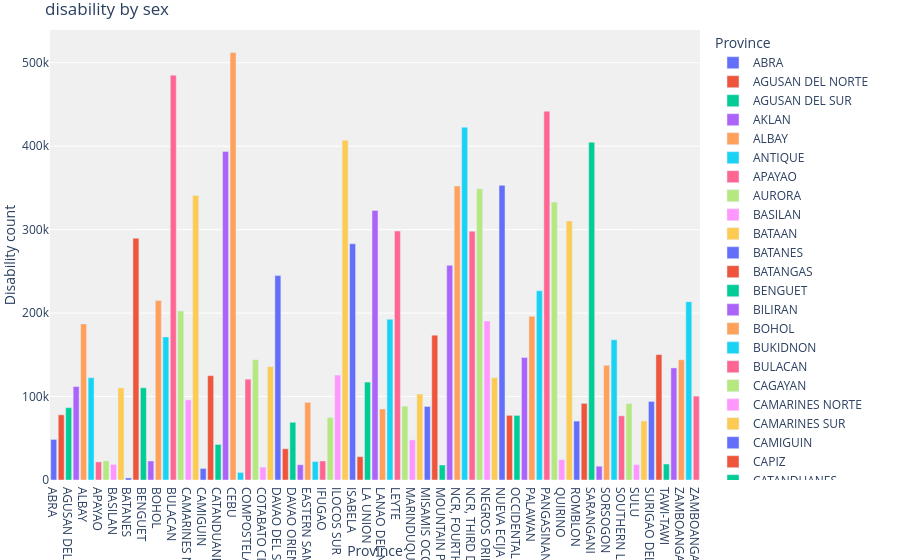

The notebook cell saved with this chart:
### Code cell
fig=px.bar(prov,x="Province",y="Household Population 5 Years Old and Over with Functional Difficulty",
       color="Province",title="disability by sex",
       labels={"Disability":"Disability type",
               "Household Population 5 Years Old and Over with Functional Difficulty":"Disability count"},
               text="Household Population 5 Years Old and Over with Functional Difficulty"
               )
fig.update_traces(texttemplate="%{text:.2s}",textposition="outside")
fig.update_layout(uniformtext_minsize=10, uniformtext_mode="hide")
fig.update_layout(margin=dict(autoexpand=False,l=50,r=200,t=30),autosize=True,showlegend=True,
                   plot_bgcolor="#F0F0F0")

### Figure 1 — Plotly figure (JSON) as saved in the notebook; plotly's stock layout.template omitted (floating-point values rounded to 4 significant figures)
{"data": [{"hovertemplate": "Province=%{x}<br>Disability count=%{text}<extra></extra>", "legendgroup": "ABRA", "marker": {"color": "#636efa", "pattern": {"shape": ""}}, "name": "ABRA", "orientation": "v", "showlegend": true, "text": [48620.0], "textposition": "outside", "texttemplate": "%{text:.2s}", "type": "bar", "x": ["ABRA"], "xaxis": "x", "y": [48619], "yaxis": "y"}, {"hovertemplate": "Province=%{x}<br>Disability count=%{text}<extra></extra>", "legendgroup": "AGUSAN DEL NORTE", "marker": {"color": "#EF553B", "pattern": {"shape": ""}}, "name": "AGUSAN DEL NORTE", "orientation": "v", "showlegend": true, "text": [78090.0], "textposition": "outside", "texttemplate": "%{text:.2s}", "type": "bar", "x": ["AGUSAN DEL NORTE"], "xaxis": "x", "y": [78094], "yaxis": "y"}, {"hovertemplate": "Province=%{x}<br>Disability count=%{text}<extra></extra>", "legendgroup": "AGUSAN DEL SUR", "marker": {"color": "#00cc96", "pattern": {"shape": ""}}, "name": "AGUSAN DEL SUR", "orientation": "v", "showlegend": true, "text": [86640.0], "textposition": "outside", "texttemplate": "%{text:.2s}", "type": "bar", "x": ["AGUSAN DEL SUR"], "xaxis": "x", "y": [86645], "yaxis": "y"}, {"hovertemplate": "Province=%{x}<br>Disability count=%{text}<extra></extra>", "legendgroup": "AKLAN", "marker": {"color": "#ab63fa", "pattern": {"shape": ""}}, "name": "AKLAN", "orientation": "v", "showlegend": true, "text": [112000.0], "textposition": "outside", "texttemplate": "%{text:.2s}", "type": "bar", "x": ["AKLAN"], "xaxis": "x", "y": [112031], "yaxis": "y"}, {"hovertemplate": "Province=%{x}<br>Disability count=%{text}<extra></extra>", "legendgroup": "ALBAY", "marker": {"color": "#FFA15A", "pattern": {"shape": ""}}, "name": "ALBAY", "orientation": "v", "showlegend": true, "text": [187000.0], "textposition": "outside", "texttemplate": "%{text:.2s}", "type": "bar", "x": ["ALBAY"], "xaxis": "x", "y": [186974], "yaxis": "y"}, {"hovertemplate": "Province=%{x}<br>Disability count=%{text}<extra></extra>", "legendgroup": "ANTIQUE", "marker": {"color": "#19d3f3", "pattern": {"shape": ""}}, "name": "ANTIQUE", "orientation": "v", "showlegend": true, "text": [122500.0], "textposition": "outside", "texttemplate": "%{text:.2s}", "type": "bar", "x": ["ANTIQUE"], "xaxis": "x", "y": [122545], "yaxis": "y"}, {"hovertemplate": "Province=%{x}<br>Disability count=%{text}<extra></extra>", "legendgroup": "APAYAO", "marker": {"color": "#FF6692", "pattern": {"shape": ""}}, "name": "APAYAO", "orientation": "v", "showlegend": true, "text": [21680.0], "textposition": "outside", "texttemplate": "%{text:.2s}", "type": "bar", "x": ["APAYAO"], "xaxis": "x", "y": [21679], "yaxis": "y"}, {"hovertemplate": "Province=%{x}<br>Disability count=%{text}<extra></extra>", "legendgroup": "AURORA", "marker": {"color": "#B6E880", "pattern": {"shape": ""}}, "name": "AURORA", "orientation": "v", "showlegend": true, "text": [22960.0], "textposition": "outside", "texttemplate": "%{text:.2s}", "type": "bar", "x": ["AURORA"], "xaxis": "x", "y": [22963], "yaxis": "y"}, {"hovertemplate": "Province=%{x}<br>Disability count=%{text}<extra></extra>", "legendgroup": "BASILAN", "marker": {"color": "#FF97FF", "pattern": {"shape": ""}}, "name": "BASILAN", "orientation": "v", "showlegend": true, "text": [18660.0], "textposition": "outside", "texttemplate": "%{text:.2s}", "type": "bar", "x": ["BASILAN"], "xaxis": "x", "y": [18661], "yaxis": "y"}, {"hovertemplate": "Province=%{x}<br>Disability count=%{text}<extra></extra>", "legendgroup": "BATAAN", "marker": {"color": "#FECB52", "pattern": {"shape": ""}}, "name": "BATAAN", "orientation": "v", "showlegend": true, "text": [110400.0], "textposition": "outside", "texttemplate": "%{text:.2s}", "type": "bar", "x": ["BATAAN"], "xaxis": "x", "y": [110372], "yaxis": "y"}, {"hovertemplate": "Province=%{x}<br>Disability count=%{text}<extra></extra>", "legendgroup": "BATANES", "marker": {"color": "#636efa", "pattern": {"shape": ""}}, "name": "BATANES", "orientation": "v", "showlegend": true, "text": [2495.0], "textposition": "outside", "texttemplate": "%{text:.2s}", "type": "bar", "x": ["BATANES"], "xaxis": "x", "y": [2495], "yaxis": "y"}, {"hovertemplate": "Province=%{x}<br>Disability count=%{text}<extra></extra>", "legendgroup": "BATANGAS", "marker": {"color": "#EF553B", "pattern": {"shape": ""}}, "name": "BATANGAS", "orientation": "v", "showlegend": true, "text": [289800.0], "textposition": "outside", "texttemplate": "%{text:.2s}", "type": "bar", "x": ["BATANGAS"], "xaxis": "x", "y": [289787], "yaxis": "y"}, {"hovertemplate": "Province=%{x}<br>Disability count=%{text}<extra></extra>", "legendgroup": "BENGUET", "marker": {"color": "#00cc96", "pattern": {"shape": ""}}, "name": "BENGUET", "orientation": "v", "showlegend": true, "text": [110500.0], "textposition": "outside", "texttemplate": "%{text:.2s}", "type": "bar", "x": ["BENGUET"], "xaxis": "x", "y": [110545], "yaxis": "y"}, {"hovertemplate": "Province=%{x}<br>Disability count=%{text}<extra></extra>", "legendgroup": "BILIRAN", "marker": {"color": "#ab63fa", "pattern": {"shape": ""}}, "name": "BILIRAN", "orientation": "v", "showlegend": true, "text": [22800.0], "textposition": "outside", "texttemplate": "%{text:.2s}", "type": "bar", "x": ["BILIRAN"], "xaxis": "x", "y": [22805], "yaxis": "y"}, {"hovertemplate": "Province=%{x}<br>Disability count=%{text}<extra></extra>", "legendgroup": "BOHOL", "marker": {"color": "#FFA15A", "pattern": {"shape": ""}}, "name": "BOHOL", "orientation": "v", "showlegend": true, "text": [215100.0], "textposition": "outside", "texttemplate": "%{text:.2s}", "type": "bar", "x": ["BOHOL"], "xaxis": "x", "y": [215104], "yaxis": "y"}, {"hovertemplate": "Province=%{x}<br>Disability count=%{text}<extra></extra>", "legendgroup": "BUKIDNON", "marker": {"color": "#19d3f3", "pattern": {"shape": ""}}, "name": "BUKIDNON", "orientation": "v", "showlegend": true, "text": [171500.0], "textposition": "outside", "texttemplate": "%{text:.2s}", "type": "bar", "x": ["BUKIDNON"], "xaxis": "x", "y": [171480], "yaxis": "y"}, {"hovertemplate": "Province=%{x}<br>Disability count=%{text}<extra></extra>", "legendgroup": "BULACAN", "marker": {"color": "#FF6692", "pattern": {"shape": ""}}, "name": "BULACAN", "orientation": "v", "showlegend": true, "text": [485000.0], "textposition": "outside", "texttemplate": "%{text:.2s}", "type": "bar", "x": ["BULACAN"], "xaxis": "x", "y": [484980], "yaxis": "y"}, {"hovertemplate": "Province=%{x}<br>Disability count=%{text}<extra></extra>", "legendgroup": "CAGAYAN", "marker": {"color": "#B6E880", "pattern": {"shape": ""}}, "name": "CAGAYAN", "orientation": "v", "showlegend": true, "text": [202600.0], "textposition": "outside", "texttemplate": "%{text:.2s}", "type": "bar", "x": ["CAGAYAN"], "xaxis": "x", "y": [202588], "yaxis": "y"}, {"hovertemplate": "Province=%{x}<br>Disability count=%{text}<extra></extra>", "legendgroup": "CAMARINES NORTE", "marker": {"color": "#FF97FF", "pattern": {"shape": ""}}, "name": "CAMARINES NORTE", "orientation": "v", "showlegend": true, "text": [96050.0], "textposition": "outside", "texttemplate": "%{text:.2s}", "type": "bar", "x": ["CAMARINES NORTE"], "xaxis": "x", "y": [96048], "yaxis": "y"}, {"hovertemplate": "Province=%{x}<br>Disability count=%{text}<extra></extra>", "legendgroup": "CAMARINES SUR", "marker": {"color": "#FECB52", "pattern": {"shape": ""}}, "name": "CAMARINES SUR", "orientation": "v", "showlegend": true, "text": [340900.0], "textposition": "outside", "texttemplate": "%{text:.2s}", "type": "bar", "x": ["CAMARINES SUR"], "xaxis": "x", "y": [340857], "yaxis": "y"}, {"hovertemplate": "Province=%{x}<br>Disability count=%{text}<extra></extra>", "legendgroup": "CAMIGUIN", "marker": {"color": "#636efa", "pattern": {"shape": ""}}, "name": "CAMIGUIN", "orientation": "v", "showlegend": true, "text": [13820.0], "textposition": "outside", "texttemplate": "%{text:.2s}", "type": "bar", "x": ["CAMIGUIN"], "xaxis": "x", "y": [13825], "yaxis": "y"}, {"hovertemplate": "Province=%{x}<br>Disability count=%{text}<extra></extra>", "legendgroup": "CAPIZ", "marker": {"color": "#EF553B", "pattern": {"shape": ""}}, "name": "CAPIZ", "orientation": "v", "showlegend": true, "text": [125000.0], "textposition": "outside", "texttemplate": "%{text:.2s}", "type": "bar", "x": ["CAPIZ"], "xaxis": "x", "y": [125039], "yaxis": "y"}, {"hovertemplate": "Province=%{x}<br>Disability count=%{text}<extra></extra>", "legendgroup": "CATANDUANES", "marker": {"color": "#00cc96", "pattern": {"shape": ""}}, "name": "CATANDUANES", "orientation": "v", "showlegend": true, "text": [42600.0], "textposition": "outside", "texttemplate": "%{text:.2s}", "type": "bar", "x": ["CATANDUANES"], "xaxis": "x", "y": [42599], "yaxis": "y"}, {"hovertemplate": "Province=%{x}<br>Disability count=%{text}<extra></extra>", "legendgroup": "CAVITE", "marker": {"color": "#ab63fa", "pattern": {"shape": ""}}, "name": "CAVITE", "orientation": "v", "showlegend": true, "text": [393500.0], "textposition": "outside", "texttemplate": "%{text:.2s}", "type": "bar", "x": ["CAVITE"], "xaxis": "x", "y": [393537], "yaxis": "y"}, {"hovertemplate": "Province=%{x}<br>Disability count=%{text}<extra></extra>", "legendgroup": "CEBU", "marker": {"color": "#FFA15A", "pattern": {"shape": ""}}, "name": "CEBU", "orientation": "v", "showlegend": true, "text": [512300.0], "textposition": "outside", "texttemplate": "%{text:.2s}", "type": "bar", "x": ["CEBU"], "xaxis": "x", "y": [512276], "yaxis": "y"}, {"hovertemplate": "Province=%{x}<br>Disability count=%{text}<extra></extra>", "legendgroup": "CITY OF ISABELA (NOT A PROVINCE)", "marker": {"color": "#19d3f3", "pattern": {"shape": ""}}, "name": "CITY OF ISABELA (NOT A PROVINCE)", "orientation": "v", "showlegend": true, "text": [9020.0], "textposition": "outside", "texttemplate": "%{text:.2s}", "type": "bar", "x": ["CITY OF ISABELA (NOT A PROVINCE)"], "xaxis": "x", "y": [9020], "yaxis": "y"}, {"hovertemplate": "Province=%{x}<br>Disability count=%{text}<extra></extra>", "legendgroup": "COMPOSTELA VALLEY", "marker": {"color": "#FF6692", "pattern": {"shape": ""}}, "name": "COMPOSTELA VALLEY", "orientation": "v", "showlegend": true, "text": [120900.0], "textposition": "outside", "texttemplate": "%{text:.2s}", "type": "bar", "x": ["COMPOSTELA VALLEY"], "xaxis": "x", "y": [120854], "yaxis": "y"}, {"hovertemplate": "Province=%{x}<br>Disability count=%{text}<extra></extra>", "legendgroup": "COTABATO (NORTH COTABATO)", "marker": {"color": "#B6E880", "pattern": {"shape": ""}}, "name": "COTABATO (NORTH COTABATO)", "orientation": "v", "showlegend": true, "text": [144200.0], "textposition": "outside", "texttemplate": "%{text:.2s}", "type": "bar", "x": ["COTABATO (NORTH COTABATO)"], "xaxis": "x", "y": [144212], "yaxis": "y"}, {"hovertemplate": "Province=%{x}<br>Disability count=%{text}<extra></extra>", "legendgroup": "COTABATO CITY (NOT A PROVINCE)", "marker": {"color": "#FF97FF", "pattern": {"shape": ""}}, "name": "COTABATO CITY (NOT A PROVINCE)", "orientation": "v", "showlegend": true, "text": [15450.0], "textposition": "outside", "texttemplate": "%{text:.2s}", "type": "bar", "x": ["COTABATO CITY (NOT A PROVINCE)"], "xaxis": "x", "y": [15452], "yaxis": "y"}, {"hovertemplate": "Province=%{x}<br>Disability count=%{text}<extra></extra>", "legendgroup": "DAVAO DEL NORTE", "marker": {"color": "#FECB52", "pattern": {"shape": ""}}, "name": "DAVAO DEL NORTE", "orientation": "v", "showlegend": true, "text": [135800.0], "textposition": "outside", "texttemplate": "%{text:.2s}", "type": "bar", "x": ["DAVAO DEL NORTE"], "xaxis": "x", "y": [135843], "yaxis": "y"}, {"hovertemplate": "Province=%{x}<br>Disability count=%{text}<extra></extra>", "legendgroup": "DAVAO DEL SUR", "marker": {"color": "#636efa", "pattern": {"shape": ""}}, "name": "DAVAO DEL SUR", "orientation": "v", "showlegend": true, "text": [244900.0], "textposition": "outside", "texttemplate": "%{text:.2s}", "type": "bar", "x": ["DAVAO DEL SUR"], "xaxis": "x", "y": [244946], "yaxis": "y"}, {"hovertemplate": "Province=%{x}<br>Disability count=%{text}<extra></extra>", "legendgroup": "DAVAO OCCIDENTAL", "marker": {"color": "#EF553B", "pattern": {"shape": ""}}, "name": "DAVAO OCCIDENTAL", "orientation": "v", "showlegend": true, "text": [37420.0], "textposition": "outside", "texttemplate": "%{text:.2s}", "type": "bar", "x": ["DAVAO OCCIDENTAL"], "xaxis": "x", "y": [37425], "yaxis": "y"}, {"hovertemplate": "Province=%{x}<br>Disability count=%{text}<extra></extra>", "legendgroup": "DAVAO ORIENTAL", "marker": {"color": "#00cc96", "pattern": {"shape": ""}}, "name": "DAVAO ORIENTAL", "orientation": "v", "showlegend": true, "text": [69130.0], "textposition": "outside", "texttemplate": "%{text:.2s}", "type": "bar", "x": ["DAVAO ORIENTAL"], "xaxis": "x", "y": [69134], "yaxis": "y"}, {"hovertemplate": "Province=%{x}<br>Disability count=%{text}<extra></extra>", "legendgroup": "DINAGAT ISLANDS", "marker": {"color": "#ab63fa", "pattern": {"shape": ""}}, "name": "DINAGAT ISLANDS", "orientation": "v", "showlegend": true, "text": [18260.0], "textposition": "outside", "texttemplate": "%{text:.2s}", "type": "bar", "x": ["DINAGAT ISLANDS"], "xaxis": "x", "y": [18257], "yaxis": "y"}, {"hovertemplate": "Province=%{x}<br>Disability count=%{text}<extra></extra>", "legendgroup": "EASTERN SAMAR", "marker": {"color": "#FFA15A", "pattern": {"shape": ""}}, "name": "EASTERN SAMAR", "orientation": "v", "showlegend": true, "text": [93030.0], "textposition": "outside", "texttemplate": "%{text:.2s}", "type": "bar", "x": ["EASTERN SAMAR"], "xaxis": "x", "y": [93027], "yaxis": "y"}, {"hovertemplate": "Province=%{x}<br>Disability count=%{text}<extra></extra>", "legendgroup": "GUIMARAS", "marker": {"color": "#19d3f3", "pattern": {"shape": ""}}, "name": "GUIMARAS", "orientation": "v", "showlegend": true, "text": [22130.0], "textposition": "outside", "texttemplate": "%{text:.2s}", "type": "bar", "x": ["GUIMARAS"], "xaxis": "x", "y": [22130], "yaxis": "y"}, {"hovertemplate": "Province=%{x}<br>Disability count=%{text}<extra></extra>", "legendgroup": "IFUGAO", "marker": {"color": "#FF6692", "pattern": {"shape": ""}}, "name": "IFUGAO", "orientation": "v", "showlegend": true, "text": [22800.0], "textposition": "outside", "texttemplate": "%{text:.2s}", "type": "bar", "x": ["IFUGAO"], "xaxis": "x", "y": [22802], "yaxis": "y"}, {"hovertemplate": "Province=%{x}<br>Disability count=%{text}<extra></extra>", "legendgroup": "ILOCOS NORTE", "marker": {"color": "#B6E880", "pattern": {"shape": ""}}, "name": "ILOCOS NORTE", "orientation": "v", "showlegend": true, "text": [74810.0], "textposition": "outside", "texttemplate": "%{text:.2s}", "type": "bar", "x": ["ILOCOS NORTE"], "xaxis": "x", "y": [74813], "yaxis": "y"}, {"hovertemplate": "Province=%{x}<br>Disability count=%{text}<extra></extra>", "legendgroup": "ILOCOS SUR", "marker": {"color": "#FF97FF", "pattern": {"shape": ""}}, "name": "ILOCOS SUR", "orientation": "v", "showlegend": true, "text": [125800.0], "textposition": "outside", "texttemplate": "%{text:.2s}", "type": "bar", "x": ["ILOCOS SUR"], "xaxis": "x", "y": [125792], "yaxis": "y"}, {"hovertemplate": "Province=%{x}<br>Disability count=%{text}<extra></extra>", "legendgroup": "ILOILO", "marker": {"color": "#FECB52", "pattern": {"shape": ""}}, "name": "ILOILO", "orientation": "v", "showlegend": true, "text": [407200.0], "textposition": "outside", "texttemplate": "%{text:.2s}", "type": "bar", "x": ["ILOILO"], "xaxis": "x", "y": [407222], "yaxis": "y"}, {"hovertemplate": "Province=%{x}<br>Disability count=%{text}<extra></extra>", "legendgroup": "ISABELA", "marker": {"color": "#636efa", "pattern": {"shape": ""}}, "name": "ISABELA", "orientation": "v", "showlegend": true, "text": [283100.0], "textposition": "outside", "texttemplate": "%{text:.2s}", "type": "bar", "x": ["ISABELA"], "xaxis": "x", "y": [283122], "yaxis": "y"}, {"hovertemplate": "Province=%{x}<br>Disability count=%{text}<extra></extra>", "legendgroup": "KALINGA", "marker": {"color": "#EF553B", "pattern": {"shape": ""}}, "name": "KALINGA", "orientation": "v", "showlegend": true, "text": [28010.0], "textposition": "outside", "texttemplate": "%{text:.2s}", "type": "bar", "x": ["KALINGA"], "xaxis": "x", "y": [28010], "yaxis": "y"}, {"hovertemplate": "Province=%{x}<br>Disability count=%{text}<extra></extra>", "legendgroup": "LA UNION", "marker": {"color": "#00cc96", "pattern": {"shape": ""}}, "name": "LA UNION", "orientation": "v", "showlegend": true, "text": [117300.0], "textposition": "outside", "texttemplate": "%{text:.2s}", "type": "bar", "x": ["LA UNION"], "xaxis": "x", "y": [117333], "yaxis": "y"}, {"hovertemplate": "Province=%{x}<br>Disability count=%{text}<extra></extra>", "legendgroup": "LAGUNA", "marker": {"color": "#ab63fa", "pattern": {"shape": ""}}, "name": "LAGUNA", "orientation": "v", "showlegend": true, "text": [323100.0], "textposition": "outside", "texttemplate": "%{text:.2s}", "type": "bar", "x": ["LAGUNA"], "xaxis": "x", "y": [323079], "yaxis": "y"}, {"hovertemplate": "Province=%{x}<br>Disability count=%{text}<extra></extra>", "legendgroup": "LANAO DEL NORTE", "marker": {"color": "#FFA15A", "pattern": {"shape": ""}}, "name": "LANAO DEL NORTE", "orientation": "v", "showlegend": true, "text": [85130.0], "textposition": "outside", "texttemplate": "%{text:.2s}", "type": "bar", "x": ["LANAO DEL NORTE"], "xaxis": "x", "y": [85131], "yaxis": "y"}, {"hovertemplate": "Province=%{x}<br>Disability count=%{text}<extra></extra>", "legendgroup": "LANAO DEL SUR", "marker": {"color": "#19d3f3", "pattern": {"shape": ""}}, "name": "LANAO DEL SUR", "orientation": "v", "showlegend": true, "text": [192500.0], "textposition": "outside", "texttemplate": "%{text:.2s}", "type": "bar", "x": ["LANAO DEL SUR"], "xaxis": "x", "y": [192538], "yaxis": "y"}, {"hovertemplate": "Province=%{x}<br>Disability count=%{text}<extra></extra>", "legendgroup": "LEYTE", "marker": {"color": "#FF6692", "pattern": {"shape": ""}}, "name": "LEYTE", "orientation": "v", "showlegend": true, "text": [298300.0], "textposition": "outside", "texttemplate": "%{text:.2s}", "type": "bar", "x": ["LEYTE"], "xaxis": "x", "y": [298347], "yaxis": "y"}, {"hovertemplate": "Province=%{x}<br>Disability count=%{text}<extra></extra>", "legendgroup": "MAGUINDANAO", "marker": {"color": "#B6E880", "pattern": {"shape": ""}}, "name": "MAGUINDANAO", "orientation": "v", "showlegend": true, "text": [88460.0], "textposition": "outside", "texttemplate": "%{text:.2s}", "type": "bar", "x": ["MAGUINDANAO"], "xaxis": "x", "y": [88459], "yaxis": "y"}, {"hovertemplate": "Province=%{x}<br>Disability count=%{text}<extra></extra>", "legendgroup": "MARINDUQUE", "marker": {"color": "#FF97FF", "pattern": {"shape": ""}}, "name": "MARINDUQUE", "orientation": "v", "showlegend": true, "text": [48010.0], "textposition": "outside", "texttemplate": "%{text:.2s}", "type": "bar", "x": ["MARINDUQUE"], "xaxis": "x", "y": [48014], "yaxis": "y"}, {"hovertemplate": "Province=%{x}<br>Disability count=%{text}<extra></extra>", "legendgroup": "MASBATE", "marker": {"color": "#FECB52", "pattern": {"shape": ""}}, "name": "MASBATE", "orientation": "v", "showlegend": true, "text": [103100.0], "textposition": "outside", "texttemplate": "%{text:.2s}", "type": "bar", "x": ["MASBATE"], "xaxis": "x", "y": [103059], "yaxis": "y"}, {"hovertemplate": "Province=%{x}<br>Disability count=%{text}<extra></extra>", "legendgroup": "MISAMIS OCCIDENTAL", "marker": {"color": "#636efa", "pattern": {"shape": ""}}, "name": "MISAMIS OCCIDENTAL", "orientation": "v", "showlegend": true, "text": [88110.0], "textposition": "outside", "texttemplate": "%{text:.2s}", "type": "bar", "x": ["MISAMIS OCCIDENTAL"], "xaxis": "x", "y": [88107], "yaxis": "y"}, {"hovertemplate": "Province=%{x}<br>Disability count=%{text}<extra></extra>", "legendgroup": "MISAMIS ORIENTAL", "marker": {"color": "#EF553B", "pattern": {"shape": ""}}, "name": "MISAMIS ORIENTAL", "orientation": "v", "showlegend": true, "text": [173600.0], "textposition": "outside", "texttemplate": "%{text:.2s}", "type": "bar", "x": ["MISAMIS ORIENTAL"], "xaxis": "x", "y": [173550], "yaxis": "y"}, {"hovertemplate": "Province=%{x}<br>Disability count=%{text}<extra></extra>", "legendgroup": "MOUNTAIN PROVINCE", "marker": {"color": "#00cc96", "pattern": {"shape": ""}}, "name": "MOUNTAIN PROVINCE", "orientation": "v", "showlegend": true, "text": [17990.0], "textposition": "outside", "texttemplate": "%{text:.2s}", "type": "bar", "x": ["MOUNTAIN PROVINCE"], "xaxis": "x", "y": [17989], "yaxis": "y"}, {"hovertemplate": "Province=%{x}<br>Disability count=%{text}<extra></extra>", "legendgroup": "NCR, FIRST DISTRICT (NOT A PROVINCE)", "marker": {"color": "#ab63fa", "pattern": {"shape": ""}}, "name": "NCR, FIRST DISTRICT (NOT A PROVINCE)", "orientation": "v", "showlegend": true, "text": [257200.0], "textposition": "outside", "texttemplate": "%{text:.2s}", "type": "bar", "x": ["NCR, FIRST DISTRICT (NOT A PROVINCE)"], "xaxis": "x", "y": [257194], "yaxis": "y"}, {"hovertemplate": "Province=%{x}<br>Disability count=%{text}<extra></extra>", "legendgroup": "NCR, FOURTH DISTRICT (NOT A PROVINCE)", "marker": {"color": "#FFA15A", "pattern": {"shape": ""}}, "name": "NCR, FOURTH DISTRICT (NOT A PROVINCE)", "orientation": "v", "showlegend": true, "text": [352400.0], "textposition": "outside", "texttemplate": "%{text:.2s}", "type": "bar", "x": ["NCR, FOURTH DISTRICT (NOT A PROVINCE)"], "xaxis": "x", "y": [352373], "yaxis": "y"}, {"hovertemplate": "Province=%{x}<br>Disability count=%{text}<extra></extra>", "legendgroup": "NCR, SECOND DISTRICT (NOT A PROVINCE)", "marker": {"color": "#19d3f3", "pattern": {"shape": ""}}, "name": "NCR, SECOND DISTRICT (NOT A PROVINCE)", "orientation": "v", "showlegend": true, "text": [422800.0], "textposition": "outside", "texttemplate": "%{text:.2s}", "type": "bar", "x": ["NCR, SECOND DISTRICT (NOT A PROVINCE)"], "xaxis": "x", "y": [422824], "yaxis": "y"}, {"hovertemplate": "Province=%{x}<br>Disability count=%{text}<extra></extra>", "legendgroup": "NCR, THIRD DISTRICT (NOT A PROVINCE)", "marker": {"color": "#FF6692", "pattern": {"shape": ""}}, "name": "NCR, THIRD DISTRICT (NOT A PROVINCE)", "orientation": "v", "showlegend": true, "text": [298100.0], "textposition": "outside", "texttemplate": "%{text:.2s}", "type": "bar", "x": ["NCR, THIRD DISTRICT (NOT A PROVINCE)"], "xaxis": "x", "y": [298103], "yaxis": "y"}, {"hovertemplate": "Province=%{x}<br>Disability count=%{text}<extra></extra>", "legendgroup": "NEGROS OCCIDENTAL", "marker": {"color": "#B6E880", "pattern": {"shape": ""}}, "name": "NEGROS OCCIDENTAL", "orientation": "v", "showlegend": true, "text": [349000.0], "textposition": "outside", "texttemplate": "%{text:.2s}", "type": "bar", "x": ["NEGROS OCCIDENTAL"], "xaxis": "x", "y": [348950], "yaxis": "y"}, {"hovertemplate": "Province=%{x}<br>Disability count=%{text}<extra></extra>", "legendgroup": "NEGROS ORIENTAL", "marker": {"color": "#FF97FF", "pattern": {"shape": ""}}, "name": "NEGROS ORIENTAL", "orientation": "v", "showlegend": true, "text": [190500.0], "textposition": "outside", "texttemplate": "%{text:.2s}", "type": "bar", "x": ["NEGROS ORIENTAL"], "xaxis": "x", "y": [190526], "yaxis": "y"}, {"hovertemplate": "Province=%{x}<br>Disability count=%{text}<extra></extra>", "legendgroup": "NORTHERN SAMAR", "marker": {"color": "#FECB52", "pattern": {"shape": ""}}, "name": "NORTHERN SAMAR", "orientation": "v", "showlegend": true, "text": [122600.0], "textposition": "outside", "texttemplate": "%{text:.2s}", "type": "bar", "x": ["NORTHERN SAMAR"], "xaxis": "x", "y": [122576], "yaxis": "y"}, {"hovertemplate": "Province=%{x}<br>Disability count=%{text}<extra></extra>", "legendgroup": "NUEVA ECIJA", "marker": {"color": "#636efa", "pattern": {"shape": ""}}, "name": "NUEVA ECIJA", "orientation": "v", "showlegend": true, "text": [353100.0], "textposition": "outside", "texttemplate": "%{text:.2s}", "type": "bar", "x": ["NUEVA ECIJA"], "xaxis": "x", "y": [353071], "yaxis": "y"}, {"hovertemplate": "Province=%{x}<br>Disability count=%{text}<extra></extra>", "legendgroup": "NUEVA VIZCAYA", "marker": {"color": "#EF553B", "pattern": {"shape": ""}}, "name": "NUEVA VIZCAYA", "orientation": "v", "showlegend": true, "text": [77480.0], "textposition": "outside", "texttemplate": "%{text:.2s}", "type": "bar", "x": ["NUEVA VIZCAYA"], "xaxis": "x", "y": [77481], "yaxis": "y"}, {"hovertemplate": "Province=%{x}<br>Disability count=%{text}<extra></extra>", "legendgroup": "OCCIDENTAL MINDORO", "marker": {"color": "#00cc96", "pattern": {"shape": ""}}, "name": "OCCIDENTAL MINDORO", "orientation": "v", "showlegend": true, "text": [77400.0], "textposition": "outside", "texttemplate": "%{text:.2s}", "type": "bar", "x": ["OCCIDENTAL MINDORO"], "xaxis": "x", "y": [77405], "yaxis": "y"}, {"hovertemplate": "Province=%{x}<br>Disability count=%{text}<extra></extra>", "legendgroup": "ORIENTAL MINDORO", "marker": {"color": "#ab63fa", "pattern": {"shape": ""}}, "name": "ORIENTAL MINDORO", "orientation": "v", "showlegend": true, "text": [146800.0], "textposition": "outside", "texttemplate": "%{text:.2s}", "type": "bar", "x": ["ORIENTAL MINDORO"], "xaxis": "x", "y": [146822], "yaxis": "y"}, {"hovertemplate": "Province=%{x}<br>Disability count=%{text}<extra></extra>", "legendgroup": "PALAWAN", "marker": {"color": "#FFA15A", "pattern": {"shape": ""}}, "name": "PALAWAN", "orientation": "v", "showlegend": true, "text": [196200.0], "textposition": "outside", "texttemplate": "%{text:.2s}", "type": "bar", "x": ["PALAWAN"], "xaxis": "x", "y": [196211], "yaxis": "y"}, {"hovertemplate": "Province=%{x}<br>Disability count=%{text}<extra></extra>", "legendgroup": "PAMPANGA", "marker": {"color": "#19d3f3", "pattern": {"shape": ""}}, "name": "PAMPANGA", "orientation": "v", "showlegend": true, "text": [226800.0], "textposition": "outside", "texttemplate": "%{text:.2s}", "type": "bar", "x": ["PAMPANGA"], "xaxis": "x", "y": [226792], "yaxis": "y"}, {"hovertemplate": "Province=%{x}<br>Disability count=%{text}<extra></extra>", "legendgroup": "PANGASINAN", "marker": {"color": "#FF6692", "pattern": {"shape": ""}}, "name": "PANGASINAN", "orientation": "v", "showlegend": true, "text": [442000.0], "textposition": "outside", "texttemplate": "%{text:.2s}", "type": "bar", "x": ["PANGASINAN"], "xaxis": "x", "y": [441958], "yaxis": "y"}, {"hovertemplate": "Province=%{x}<br>Disability count=%{text}<extra></extra>", "legendgroup": "QUEZON", "marker": {"color": "#B6E880", "pattern": {"shape": ""}}, "name": "QUEZON", "orientation": "v", "showlegend": true, "text": [333000.0], "textposition": "outside", "texttemplate": "%{text:.2s}", "type": "bar", "x": ["QUEZON"], "xaxis": "x", "y": [332985], "yaxis": "y"}, {"hovertemplate": "Province=%{x}<br>Disability count=%{text}<extra></extra>", "legendgroup": "QUIRINO", "marker": {"color": "#FF97FF", "pattern": {"shape": ""}}, "name": "QUIRINO", "orientation": "v", "showlegend": true, "text": [24340.0], "textposition": "outside", "texttemplate": "%{text:.2s}", "type": "bar", "x": ["QUIRINO"], "xaxis": "x", "y": [24343], "yaxis": "y"}, {"hovertemplate": "Province=%{x}<br>Disability count=%{text}<extra></extra>", "legendgroup": "RIZAL", "marker": {"color": "#FECB52", "pattern": {"shape": ""}}, "name": "RIZAL", "orientation": "v", "showlegend": true, "text": [310400.0], "textposition": "outside", "texttemplate": "%{text:.2s}", "type": "bar", "x": ["RIZAL"], "xaxis": "x", "y": [310401], "yaxis": "y"}, {"hovertemplate": "Province=%{x}<br>Disability count=%{text}<extra></extra>", "legendgroup": "ROMBLON", "marker": {"color": "#636efa", "pattern": {"shape": ""}}, "name": "ROMBLON", "orientation": "v", "showlegend": true, "text": [70630.0], "textposition": "outside", "texttemplate": "%{text:.2s}", "type": "bar", "x": ["ROMBLON"], "xaxis": "x", "y": [70631], "yaxis": "y"}, {"hovertemplate": "Province=%{x}<br>Disability count=%{text}<extra></extra>", "legendgroup": "SAMAR (WESTERN SAMAR)", "marker": {"color": "#EF553B", "pattern": {"shape": ""}}, "name": "SAMAR (WESTERN SAMAR)", "orientation": "v", "showlegend": true, "text": [91820.0], "textposition": "outside", "texttemplate": "%{text:.2s}", "type": "bar", "x": ["SAMAR (WESTERN SAMAR)"], "xaxis": "x", "y": [91823], "yaxis": "y"}, {"hovertemplate": "Province=%{x}<br>Disability count=%{text}<extra></extra>", "legendgroup": "SARANGANI", "marker": {"color": "#00cc96", "pattern": {"shape": ""}}, "name": "SARANGANI", "orientation": "v", "showlegend": true, "text": [404700.0], "textposition": "outside", "texttemplate": "%{text:.2s}", "type": "bar", "x": ["SARANGANI"], "xaxis": "x", "y": [404709], "yaxis": "y"}, {"hovertemplate": "Province=%{x}<br>Disability count=%{text}<extra></extra>", "legendgroup": "SIQUIJOR", "marker": {"color": "#ab63fa", "pattern": {"shape": ""}}, "name": "SIQUIJOR", "orientation": "v", "showlegend": true, "text": [16520.0], "textposition": "outside", "texttemplate": "%{text:.2s}", "type": "bar", "x": ["SIQUIJOR"], "xaxis": "x", "y": [16523], "yaxis": "y"}, {"hovertemplate": "Province=%{x}<br>Disability count=%{text}<extra></extra>", "legendgroup": "SORSOGON", "marker": {"color": "#FFA15A", "pattern": {"shape": ""}}, "name": "SORSOGON", "orientation": "v", "showlegend": true, "text": [137400.0], "textposition": "outside", "texttemplate": "%{text:.2s}", "type": "bar", "x": ["SORSOGON"], "xaxis": "x", "y": [137405], "yaxis": "y"}, {"hovertemplate": "Province=%{x}<br>Disability count=%{text}<extra></extra>", "legendgroup": "SOUTH COTABATO", "marker": {"color": "#19d3f3", "pattern": {"shape": ""}}, "name": "SOUTH COTABATO", "orientation": "v", "showlegend": true, "text": [168000.0], "textposition": "outside", "texttemplate": "%{text:.2s}", "type": "bar", "x": ["SOUTH COTABATO"], "xaxis": "x", "y": [168034], "yaxis": "y"}, {"hovertemplate": "Province=%{x}<br>Disability count=%{text}<extra></extra>", "legendgroup": "SOUTHERN LEYTE", "marker": {"color": "#FF6692", "pattern": {"shape": ""}}, "name": "SOUTHERN LEYTE", "orientation": "v", "showlegend": true, "text": [76900.0], "textposition": "outside", "texttemplate": "%{text:.2s}", "type": "bar", "x": ["SOUTHERN LEYTE"], "xaxis": "x", "y": [76896], "yaxis": "y"}, {"hovertemplate": "Province=%{x}<br>Disability count=%{text}<extra></extra>", "legendgroup": "SULTAN KUDARAT", "marker": {"color": "#B6E880", "pattern": {"shape": ""}}, "name": "SULTAN KUDARAT", "orientation": "v", "showlegend": true, "text": [91620.0], "textposition": "outside", "texttemplate": "%{text:.2s}", "type": "bar", "x": ["SULTAN KUDARAT"], "xaxis": "x", "y": [91615], "yaxis": "y"}, {"hovertemplate": "Province=%{x}<br>Disability count=%{text}<extra></extra>", "legendgroup": "SULU", "marker": {"color": "#FF97FF", "pattern": {"shape": ""}}, "name": "SULU", "orientation": "v", "showlegend": true, "text": [18330.0], "textposition": "outside", "texttemplate": "%{text:.2s}", "type": "bar", "x": ["SULU"], "xaxis": "x", "y": [18326], "yaxis": "y"}, {"hovertemplate": "Province=%{x}<br>Disability count=%{text}<extra></extra>", "legendgroup": "SURIGAO DEL NORTE", "marker": {"color": "#FECB52", "pattern": {"shape": ""}}, "name": "SURIGAO DEL NORTE", "orientation": "v", "showlegend": true, "text": [70760.0], "textposition": "outside", "texttemplate": "%{text:.2s}", "type": "bar", "x": ["SURIGAO DEL NORTE"], "xaxis": "x", "y": [70763], "yaxis": "y"}, {"hovertemplate": "Province=%{x}<br>Disability count=%{text}<extra></extra>", "legendgroup": "SURIGAO DEL SUR", "marker": {"color": "#636efa", "pattern": {"shape": ""}}, "name": "SURIGAO DEL SUR", "orientation": "v", "showlegend": true, "text": [94170.0], "textposition": "outside", "texttemplate": "%{text:.2s}", "type": "bar", "x": ["SURIGAO DEL SUR"], "xaxis": "x", "y": [94169], "yaxis": "y"}, {"hovertemplate": "Province=%{x}<br>Disability count=%{text}<extra></extra>", "legendgroup": "TARLAC", "marker": {"color": "#EF553B", "pattern": {"shape": ""}}, "name": "TARLAC", "orientation": "v", "showlegend": true, "text": [150300.0], "textposition": "outside", "texttemplate": "%{text:.2s}", "type": "bar", "x": ["TARLAC"], "xaxis": "x", "y": [150299], "yaxis": "y"}, {"hovertemplate": "Province=%{x}<br>Disability count=%{text}<extra></extra>", "legendgroup": "TAWI-TAWI", "marker": {"color": "#00cc96", "pattern": {"shape": ""}}, "name": "TAWI-TAWI", "orientation": "v", "showlegend": true, "text": [19150.0], "textposition": "outside", "texttemplate": "%{text:.2s}", "type": "bar", "x": ["TAWI-TAWI"], "xaxis": "x", "y": [19148], "yaxis": "y"}, {"hovertemplate": "Province=%{x}<br>Disability count=%{text}<extra></extra>", "legendgroup": "ZAMBALES", "marker": {"color": "#ab63fa", "pattern": {"shape": ""}}, "name": "ZAMBALES", "orientation": "v", "showlegend": true, "text": [134300.0], "textposition": "outside", "texttemplate": "%{text:.2s}", "type": "bar", "x": ["ZAMBALES"], "xaxis": "x", "y": [134313], "yaxis": "y"}, {"hovertemplate": "Province=%{x}<br>Disability count=%{text}<extra></extra>", "legendgroup": "ZAMBOANGA DEL NORTE", "marker": {"color": "#FFA15A", "pattern": {"shape": ""}}, "name": "ZAMBOANGA DEL NORTE", "orientation": "v", "showlegend": true, "text": [144100.0], "textposition": "outside", "texttemplate": "%{text:.2s}", "type": "bar", "x": ["ZAMBOANGA DEL NORTE"], "xaxis": "x", "y": [144063], "yaxis": "y"}, {"hovertemplate": "Province=%{x}<br>Disability count=%{text}<extra></extra>", "legendgroup": "ZAMBOANGA DEL SUR", "marker": {"color": "#19d3f3", "pattern": {"shape": ""}}, "name": "ZAMBOANGA DEL SUR", "orientation": "v", "showlegend": true, "text": [213700.0], "textposition": "outside", "texttemplate": "%{text:.2s}", "type": "bar", "x": ["ZAMBOANGA DEL SUR"], "xaxis": "x", "y": [213730], "yaxis": "y"}, {"hovertemplate": "Province=%{x}<br>Disability count=%{text}<extra></extra>", "legendgroup": "ZAMBOANGA SIBUGAY", "marker": {"color": "#FF6692", "pattern": {"shape": ""}}, "name": "ZAMBOANGA SIBUGAY", "orientation": "v", "showlegend": true, "text": [100500.0], "textposition": "outside", "texttemplate": "%{text:.2s}", "type": "bar", "x": ["ZAMBOANGA SIBUGAY"], "xaxis": "x", "y": [100497], "yaxis": "y"}], "layout": {"autosize": true, "barmode": "relative", "legend": {"title": {"text": "Province"}, "tracegroupgap": 0}, "margin": {"autoexpand": false, "l": 50, "r": 200, "t": 30}, "plot_bgcolor": "#F0F0F0", "showlegend": true, "title": {"text": "disability by sex"}, "uniformtext": {"minsize": 10, "mode": "hide"}, "xaxis": {"anchor": "y", "categoryarray": ["ABRA", "AGUSAN DEL NORTE", "AGUSAN DEL SUR", "AKLAN", "ALBAY", "ANTIQUE", "APAYAO", "AURORA", "BASILAN", "BATAAN", "BATANES", "BATANGAS", "BENGUET", "BILIRAN", "BOHOL", "BUKIDNON", "BULACAN", "CAGAYAN", "CAMARINES NORTE", "CAMARINES SUR", "CAMIGUIN", "CAPIZ", "CATANDUANES", "CAVITE", "CEBU", "CITY OF ISABELA (NOT A PROVINCE)", "COMPOSTELA VALLEY", "COTABATO (NORTH COTABATO)", "COTABATO CITY (NOT A PROVINCE)", "DAVAO DEL NORTE", "DAVAO DEL SUR", "DAVAO OCCIDENTAL", "DAVAO ORIENTAL", "DINAGAT ISLANDS", "EASTERN SAMAR", "GUIMARAS", "IFUGAO", "ILOCOS NORTE", "ILOCOS SUR", "ILOILO", "ISABELA", "KALINGA", "LA UNION", "LAGUNA", "LANAO DEL NORTE", "LANAO DEL SUR", "LEYTE", "MAGUINDANAO", "MARINDUQUE", "MASBATE", "MISAMIS OCCIDENTAL", "MISAMIS ORIENTAL", "MOUNTAIN PROVINCE", "NCR, FIRST DISTRICT (NOT A PROVINCE)", "NCR, FOURTH DISTRICT (NOT A PROVINCE)", "NCR, SECOND DISTRICT (NOT A PROVINCE)", "NCR, THIRD DISTRICT (NOT A PROVINCE)", "NEGROS OCCIDENTAL", "NEGROS ORIENTAL", "NORTHERN SAMAR", "NUEVA ECIJA", "NUEVA VIZCAYA", "OCCIDENTAL MINDORO", "ORIENTAL MINDORO", "PALAWAN", "PAMPANGA", "PANGASINAN", "QUEZON", "QUIRINO", "RIZAL", "ROMBLON", "SAMAR (WESTERN SAMAR)", "SARANGANI", "SIQUIJOR", "SORSOGON", "SOUTH COTABATO", "SOUTHERN LEYTE", "SULTAN KUDARAT", "SULU", "SURIGAO DEL NORTE", "SURIGAO DEL SUR", "TARLAC", "TAWI-TAWI", "ZAMBALES", "ZAMBOANGA DEL NORTE", "ZAMBOANGA DEL SUR", "ZAMBOANGA SIBUGAY"], "categoryorder": "array", "domain": [0, 1], "title": {"text": "Province"}}, "yaxis": {"anchor": "x", "domain": [0, 1], "title": {"text": "Disability count"}}}}
